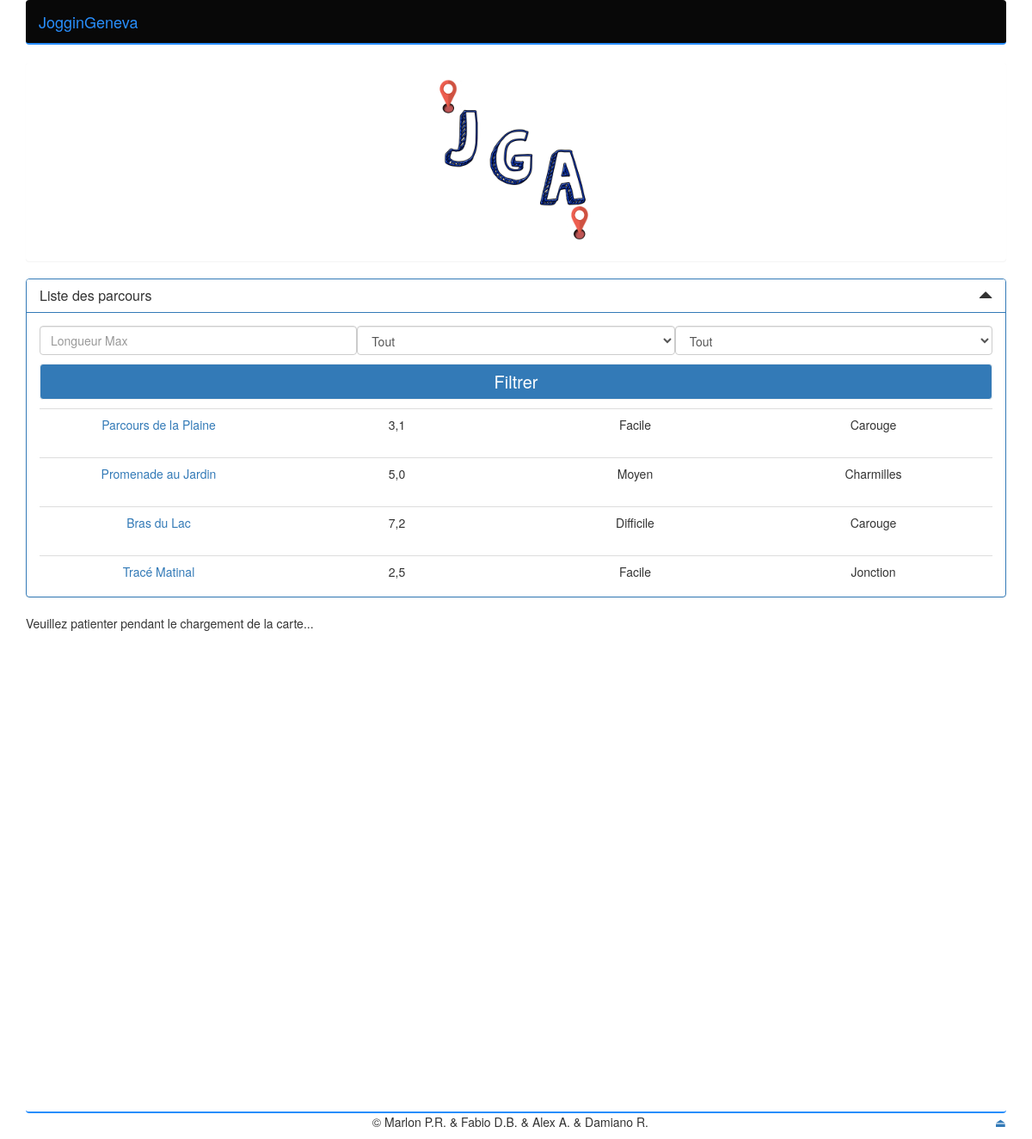
The page / on the database its author committed.
### tables this page shows
CREATE TABLE IF NOT EXISTS `parcours` (
  `idParcours` int(11) NOT NULL AUTO_INCREMENT,
  `NomParcours` varchar(25) NOT NULL,
  `LongueurParcours` float(100,1) NOT NULL,
  `DifficulteParcours` enum('Facile','Moyen','Difficile') NOT NULL,
  `idQuartier` int(11) NOT NULL,
  PRIMARY KEY (`idParcours`),
  KEY `QuartierParcours` (`idQuartier`)
);

CREATE TABLE IF NOT EXISTS `quartier` (
  `idQuartier` int(11) NOT NULL AUTO_INCREMENT,
  `NomQuartier` varchar(30) NOT NULL,
  `Latitude` double(100,6) NOT NULL,
  `Longitude` double(100,6) NOT NULL,
  PRIMARY KEY (`idQuartier`)
);

### application.php (the view, shortened to what this page needs)
<?php
function ConnectDB() {
    static $maDB = null;
    try {
        if ($maDB == null) {
            $maDB = new PDO("mysql:host=localhost;dbname=joggingeneva;charset=utf8", 'root',
                    '',
                    array(PDO::ATTR_ERRMODE => PDO::ERRMODE_EXCEPTION,
                PDO::ATTR_EMULATE_PREPARES => false));
        }
    } catch (Exception $e) {
        die("Une erreur est survenue lors de la connexion." . $e->getMessage());
    }
    return $maDB;
}
function menu() {
    ?>
    <nav class="navbar navbar-inverse navbar-static-top">
        <div class="container"><div class="navbar-header">
                <a class="navbar-brand" href="index.php">JogginGeneva</a>
            </div>
            <div class="collapse navbar-collapse" id="navbar">
            </div>
        </div>
    </nav>
    <?php
}
function getCourses($difficulte, $longueur, $idQuartier) {
    $table = [];
    $myDB = connectDB();
    $myRequest = $myDB->prepare("SELECT idParcours, NomParcours, LongueurParcours, DifficulteParcours, parcours.idQuartier, NomQuartier FROM parcours, quartier WHERE parcours.idQUartier = quartier.idQuartier AND ((DifficulteParcours = '$difficulte' OR '$difficulte' ='') AND (LongueurParcours <= '$longueur' OR '$longueur'= '') AND (parcours.idQuartier = '$idQuartier' OR '$idQuartier' = ''))");
    $myRequest->execute();
    while ($data = $myRequest->fetch(PDO::FETCH_ASSOC)) {
        $table[] = $data;
    }
    return $table;
}
function printQuartier($idQuartier) {
    echo '<option value="">Tout</option>';
}
function showCourses($difficulte, $longueur, $idQuartier) {
    $courses = getCourses($difficulte, $longueur, $idQuartier);
    foreach ($courses as $value) {
        echo '<table class="table">';
        echo '<tr>';
        echo '<td><a onclick="initMapParcours('.$value["idParcours"].')">' . $value["NomParcours"] . '</a>' . '</td>';
        echo '<td>' . number_format($value["LongueurParcours"], 1, ',', ' ') . ' </td>';
        echo '<td>' . $value["DifficulteParcours"] . '</td>';
        echo '<td>' . $value["NomQuartier"] . '</td>';
        echo '</tr>';
        echo '</table>';
    }
}

### index.php (shortened to what this page needs)
<?php
require_once 'application.php';
$difficulte = (isset($_REQUEST["filtre"])) ? $_REQUEST["filtreDifficulte"] : '';
$longueur = (isset($_REQUEST["filtre"])) ? $_REQUEST["filtreLongueur"] : '';
$idQuartier = (isset($_REQUEST["filtre"])) ? $_REQUEST["filtreQuartier"] : '';
?>
<!DOCTYPE html>
<html lang="fr">
    <head>
        <link href="BootStrap/css/bootstrap.css" rel="stylesheet">
        <link href="./css/style.css" rel="stylesheet">
    </head>
    <body>
        <div class="navbar-wrapper">
            <div class="container">
                <?php
                menu();
                ?>
            </div>
        </div>
        <div class="container marketing">
            <div class="panel panel-primary">
                <div class="panel-body">
                    <img style="width: 200px; height: 200px;" alt="logo" src="images/JGA.png" />
                </div>
            </div>
            <div class="panel panel-default panel-dropdown">
                <div class="panel-heading">
                    <h3 class="panel-title">
                        Liste des parcours
                        <span class="pull-right glyphicon glyphicon-triangle-top"></span>
                    </h3>
                </div>
                <div class="panel-body">
                    <ul class="list-group">
                        <form action="" method="post">
                            <div class="btn-group btn-group-justified" role="group">
                                <div class="btn-group" role="group">
                                    <input type="text" class="form-control" id="exampleInputName2" placeholder="Longueur Max" name="filtreLongueur" value="<?php echo $longueur ?>">
                                </div>
                                <div class="btn-group" role="group">
                                    <select class="form-control" id="sel1" name="filtreDifficulte" >
                                        <option <?php if($difficulte=="")          echo 'selected="selected"'; ?> value="">Tout</option>
                                    </select>
                                </div>
                                <div class="btn-group" role="group">
                                    <select class="form-control" id="sel1" name="filtreQuartier">
                                        <?php printQuartier($idQuartier) ?>
                                    </select>
                                </div>
                            </div>
                            <div class="btn-group btn-group-justified" role="group">
                                <div class="btn-group" role="group">
                                    <button type="submit" class="btn btn-info" name="filtre">Filtrer</button>
                                </div>
                            </div>
                        </form>
                        <?php showCourses($difficulte, $longueur, $idQuartier) ?>
                    </ul>
                </div>
            </div>
            <div id="Map">
                <p>Veuillez patienter pendant le chargement de la carte...</p>
            </div>
            <footer>
                <p class="pull-right"><a href="#">&#x23CF;</a></p>
                <p class="footer">&copy; Marlon P.R. & Fabio D.B. & Alex A. & Damiano R. </p>
            </footer>
        </div>
    </body>
</html>

### css/style.css (style rules this page uses)
.navbar-inverse { background-color: #080808; border-radius: 4px; border-bottom: 2px solid #288efc; }
.navbar-inverse .navbar-brand { color: #288efc; }
.panel-primary { border-color: white ; }
.list-group { padding-left: 0; margin-bottom: 0px; height: 300px; overflow: auto; }
.panel-default { border-color: #337ab7; width: 100%; }
.panel-default > .panel-heading { color: #333; border-color: #337ab7; background-color: white; }
#Map { width:100%; height:580px; border-radius: 4px; border-bottom: 2px solid #288efc; }
.btn-group-justified { display: table; width: 100%; table-layout: fixed; border-collapse: separate; margin-bottom: 10px; }
.btn-info { color: #fff; background-color: #337AB7; border-color: #F1F1F1; font-size: 20px; }
.panel-body { padding: 15px; text-align: center; }
.footer { text-align: center; }
.table { width: 100%; max-width: 100%; margin-bottom: 20px; border-collapse: separate; text-align: center; table-layout: fixed; }

### rows shown on the page
parcours: NomParcours "Parcours de la Plaine", LongueurParcours "3,1", DifficulteParcours "Facile", idQuartier.NomQuartier "Carouge"
parcours: NomParcours "Promenade au Jardin", LongueurParcours "5,0", DifficulteParcours "Moyen", idQuartier.NomQuartier "Charmilles"
parcours: NomParcours "Bras du Lac", LongueurParcours "7,2", DifficulteParcours "Difficile", idQuartier.NomQuartier "Carouge"
parcours: NomParcours "Tracé Matinal", LongueurParcours "2,5", DifficulteParcours "Facile", idQuartier.NomQuartier "Jonction"
